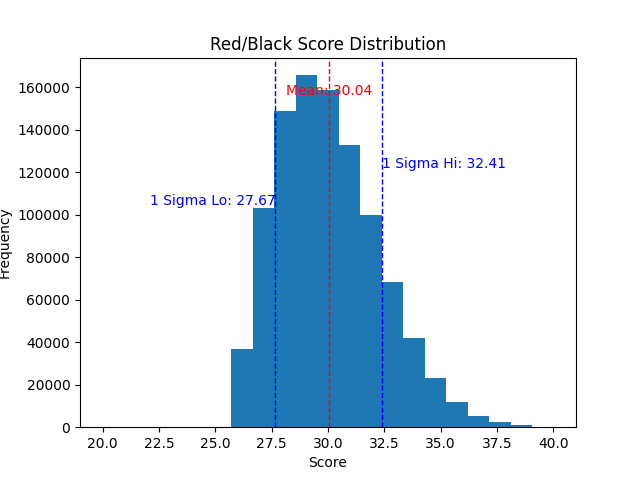

This chart was generated by the following Python code:
from random import shuffle
from statistics import mean, stdev
BLACK = 1
RED = -1

deck = [RED]*26 + [BLACK]*26

def redblack():
    shuffle(deck)
    count, correct = 0,0
    for card in deck:
        guess = RED if count >= 0 else BLACK
        correct += 1 if guess == card else 0
        # print(f'count: {count}, card: {card}, guess: {guess}', end=' ; ')
        count += card
    return correct



out = [redblack() for _ in range(1000000)]

import matplotlib.pyplot as plt

plt.hist(out, bins=21, range=(20,40))
plt.title("Red/Black Score Distribution")
plt.xlabel("Score")
plt.ylabel("Frequency")


mean_value = mean(out)
std_dev_value = stdev(out)

# Add text annotations
plt.text(mean_value, plt.ylim()[1]*0.9, f'Mean: {mean_value:.2f}', color='r', ha='center')
plt.text(mean_value + std_dev_value, plt.ylim()[1]*0.7, f'1 Sigma Hi: {mean_value + std_dev_value:.2f}', color='b', ha='left')
plt.text(mean_value - std_dev_value, plt.ylim()[1]*0.6, f'1 Sigma Lo: {mean_value - std_dev_value:.2f}', color='b', ha='right')




plt.axvline(mean_value, color='r', linestyle='dashed', linewidth=1)
plt.axvline(mean_value + std_dev_value, color='b', linestyle='dashed', linewidth=1)
plt.axvline(mean_value - std_dev_value, color='b', linestyle='dashed', linewidth=1)


# plt.show()
plt.savefig('redblack.png')